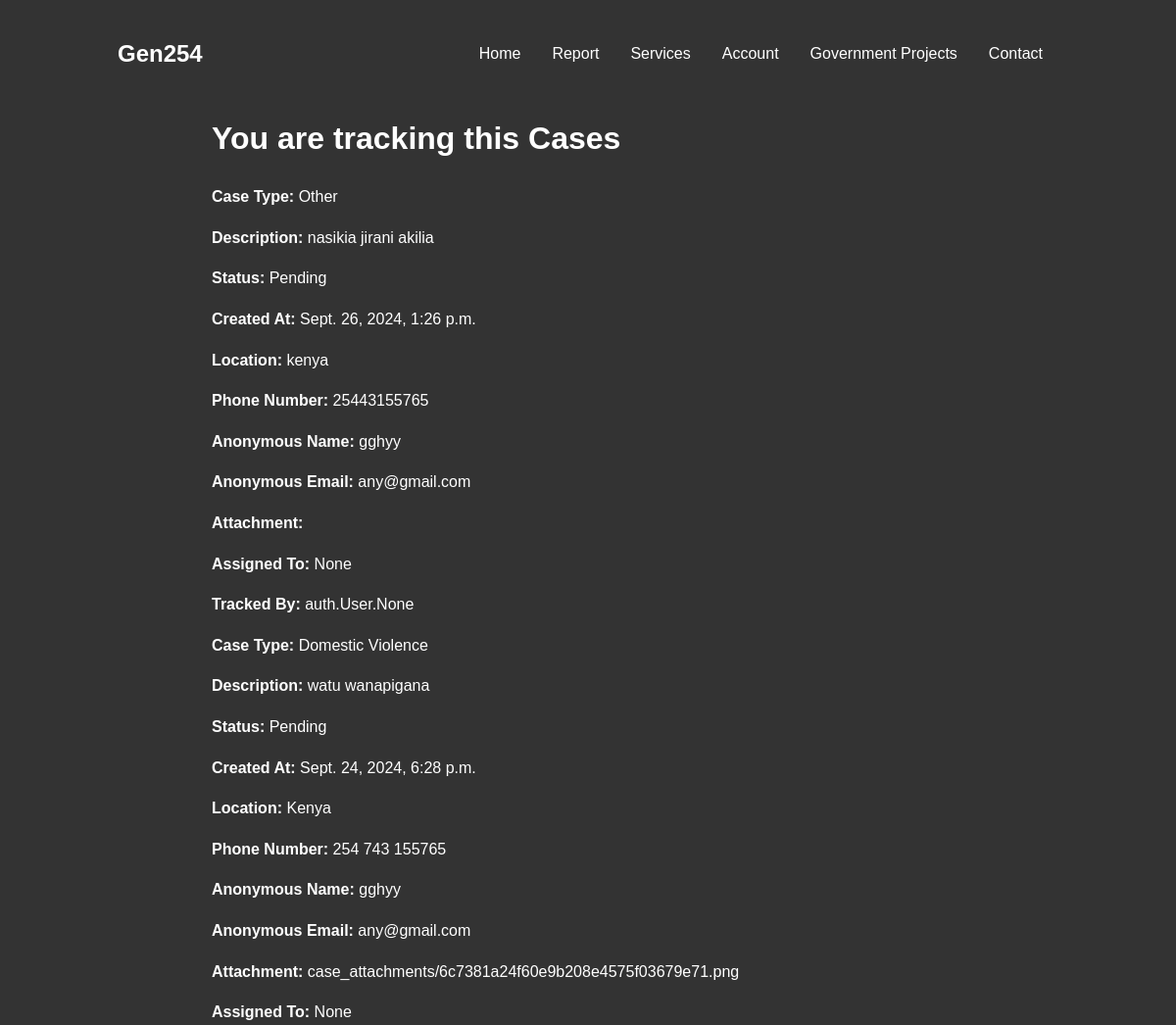
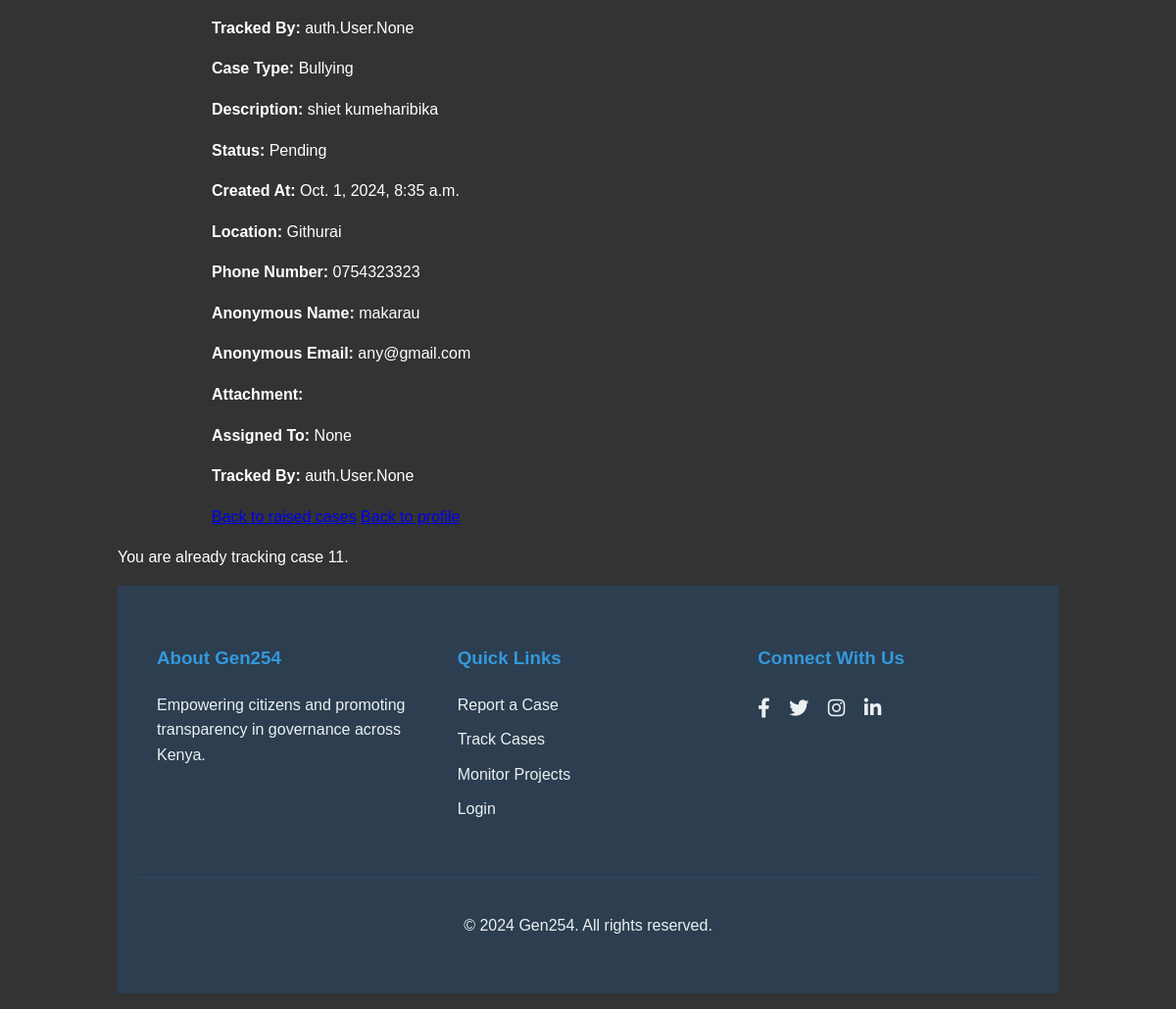
Page /track_case/11/ (signed in) on the committed database (2 pictures, top to bottom).
### home/models.py (models this page shows)
class Case(models.Model):
    CASE_TYPES = [
    ('Corruption', 'Corruption'),
    ('Accident', 'Accident'),
    ('Harassment', 'Harassment'),
    ('Sexual Abuse', 'Sexual Abuse'),
    ('Discrimination', 'Discrimination'),
    ('Domestic Violence', 'Domestic Violence'),
    ('Child Abuse', 'Child Abuse'),
    ('Fraud', 'Fraud'),
    ('Workplace Misconduct', 'Workplace Misconduct'),
    ('Cyber Crime', 'Cyber Crime'),
    ('Human Trafficking', 'Human Trafficking'),
    ('Environmental Crime', 'Environmental Crime'),
    ('Bullying', 'Bullying'),
    ('Police Brutality', 'Police Brutality'),
    ('Drug Trafficking', 'Drug Trafficking'),
    ('Land Dispute', 'Land Dispute'),
    ('Tax Evasion', 'Tax Evasion'),
    ('Identity Theft', 'Identity Theft'),
    ('Property Damage', 'Property Damage'),
    ('Fraudulent Financial Institution', 'Fraudulent Financial Institution'),
    ('Terrorism', 'Terrorism'),
    ('Vandalism', 'Vandalism'),
    ('Other', 'Other'),
    ]
    STATUS_CHOICES = [
        ('Pending', 'Pending'),
        ('In Progress', 'In Progress'),
        ('Resolved', 'Resolved'),
    ]
    user = models.ForeignKey(User, on_delete=models.SET_NULL, null=True, blank=True, related_name='cases')
    case_type = models.CharField(max_length=50, choices=CASE_TYPES)
    description = models.TextField()
    anonymous_name = models.CharField(max_length=100,null=True)
    anonymous_email = models.EmailField(null=True,blank=True)
    status = models.CharField(max_length=20, choices=STATUS_CHOICES, default='Pending')
    attachment = models.FileField(upload_to='case_attachments/', null=True, blank=True)  # File upload field
    created_at = models.DateTimeField(auto_now_add=True)
    phone_number = models.CharField(max_length=15,null=True)
    location = models.CharField(max_length=100,null=True)
    tracked_by = models.ManyToManyField(User, related_name='tracked_cases', blank=True)
    assigned_to = models.ForeignKey(Authority,on_delete=models.SET_NULL,null=True,blank=True)

### home/views.py (the view)
# urls.py: path('track_case/<int:case_id>/',views.track_case, name='track_case'),
@login_required
def track_case(request, case_id):
    if case_id:
        case = get_object_or_404(Case, id=case_id)
    else:
        case = None
    user = request.user
    if not case.tracked_by.filter(id=user.id).exists():
        case.tracked_by.add(user)
        messages.success(request, f'Case {case.id} has been added to your tracked cases.')
    else:
        messages.info(request, f'You are already tracking case {case.id}.')
    tracked_cases = user.tracked_cases.all()
    return render(request, 'home/track_case.html', {'tracked_cases': tracked_cases})

### home/templates/home/track_case.html
{% extends 'home/home.html' %}
{% block content %}
<div class="container">
    <h1>You are tracking this Cases</h1>
    {% for case in tracked_cases %}
    <div class="case-card">
        <p><strong>Case Type:</strong> {{case.case_type}}</p>
        <p><strong>Description:</strong> {{case.description}}</p>
        <p><strong>Status:</strong> {{case.status}}</p>
        <p><strong>Created At:</strong> {{case.created_at}}</p>
        <p><strong>Location:</strong> {{case.location}}</p>
        <p><strong>Phone Number:</strong> {{case.phone_number}}</p>
        <p><strong>Anonymous Name:</strong> {{case.anonymous_name}}</p>
        <p><strong>Anonymous Email:</strong> {{case.anonymous_email}}</p>
        <p><strong>Attachment:</strong> {{case.attachment}}</p>
        <p><strong>Assigned To:</strong> {{case.assigned_to}}</p>
        <p><strong>Tracked By:</strong> {{case.tracked_by}}</p>
    </div>
    {% endfor %}
    <a href="{% url 'home:raised_cases' %}" class="back-link">Back to raised cases</a>
    <a href="{% url 'home:profile' %}" class="back-link">Back to profile</a>
</div>
{% for message in messages %}
<p>{{message}}</p>
{% endfor %}
{% endblock %}

### home/static/css/homme.css (style rules this page uses)
body { font-family: Arial, sans-serif; line-height: 1.6; margin: 0; padding: 0; background-color: #f4f4f4; }
.container { width: 80%; margin: auto; overflow: hidden; }

### rows in the picture
Case: case_type "Other", description "nasikia jirani akilia", status "Pending", created_at "Sept. 26, 2024, 1:26 p.m.", location "kenya", phone_number "25443155765", anonymous_name "gghyy", anonymous_email "any@gmail.com", assigned_to "None", tracked_by "auth.User.None"
Case: case_type "Domestic Violence", description "watu wanapigana", status "Pending", created_at "Sept. 24, 2024, 6:28 p.m.", location "Kenya", phone_number "254 743 155765", anonymous_name "gghyy", anonymous_email "any@gmail.com", attachment "case_attachments/6c7381a24f60e9b208e4575f03679e71.png", assigned_to "None", tracked_by "auth.User.None"
Case: case_type "Bullying", description "shiet kumeharibika", status "Pending", created_at "Oct. 1, 2024, 8:35 a.m.", location "Githurai", phone_number "0754323323", anonymous_name "makarau", anonymous_email "any@gmail.com", assigned_to "None", tracked_by "auth.User.None"

### other values in the picture
{{ message }} "You are already tracking case 11."
